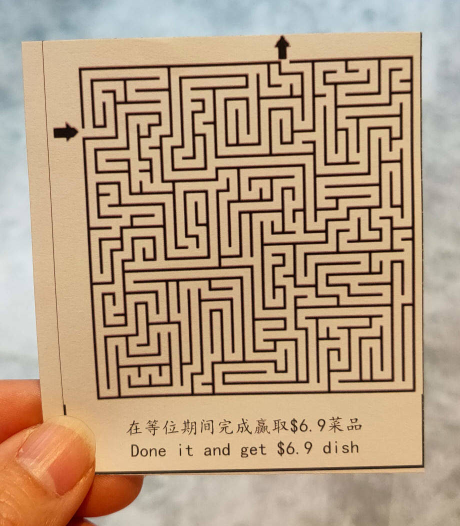
#> input picture mazes/maze.png, 920 x 1052 px (shown at 1/2 size)
$ python test.py
#> lines starting #> are read from the running program, lines starting #| are printed output that depends on the picture; after the words box and inside, x2 and y2 are one past the last pixel; in counts of white or black regions, pixels touching at a corner belong together
import cv2
import numpy as np
from matplotlib import pyplot as plt

def union(a,b):
    x = min(a[0], b[0])
    y = min(a[1], b[1])
    w = max(a[0]+a[2], b[0]+b[2]) - x
    h = max(a[1]+a[3], b[1]+b[3]) - y
    return (x, y, w, h)


# reading image
img = cv2.imread('mazes/maze.png')
#> img is the input picture: shape (1052, 920, 3); mean B, G, R 130.5, 157.8, 183.3
img = cv2.resize(img, (0, 0), fx=0.8, fy=0.8)
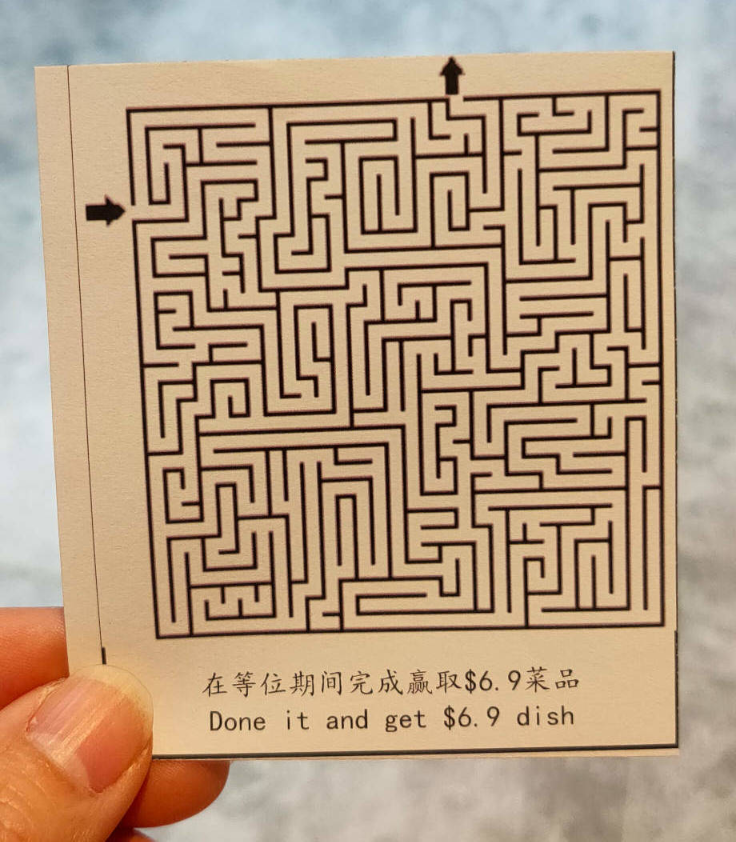
#> img: shape (842, 736, 3); mean B, G, R 130.5, 157.7, 183.2

# img = cv2.GaussianBlur(img, (9, 9), 0)
img = cv2.resize(img, (0, 0), fx=0.5, fy=0.5)
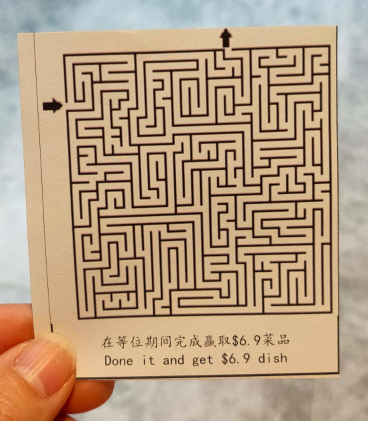
#> img: shape (421, 368, 3); mean B, G, R 130.6, 157.9, 183.3
gray = cv2.cvtColor(img, cv2.COLOR_BGR2GRAY)
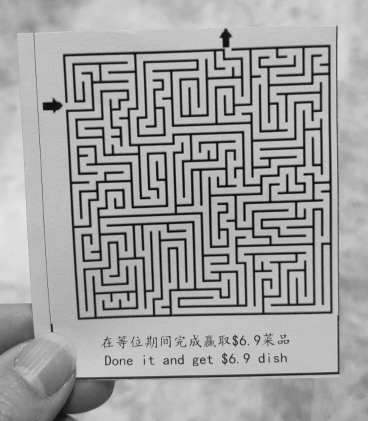
#> gray: shape (421, 368); min 5, max 230, mean 162.4

# setting threshold of gray image
_, threshold = cv2.threshold(gray, 127, 255, cv2.THRESH_BINARY)
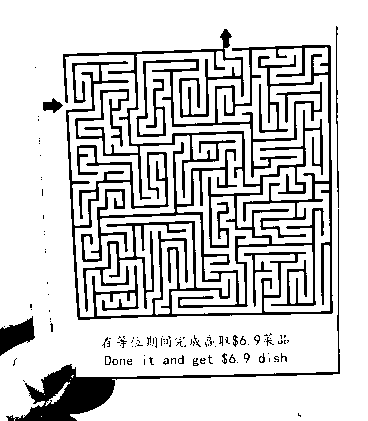
#> threshold: shape (421, 368); 82.2% white; 119 black regions (96 under 20 px)
cv2.imshow("window", threshold)
cv2.waitKey(0)

# using a findContours() function
contours, _ = cv2.findContours(
    threshold, cv2.RETR_TREE, cv2.CHAIN_APPROX_SIMPLE)
#> contours = 175 contours, 145 with area under 20; largest, box (x1, y1, x2, y2) and area: (0, 0, 368, 421) 148844, (65, 44, 334, 321) 17036, (62, 28, 325, 309) 12682, (335, 25, 340, 209) 410, (42, 97, 64, 114) 194

cnt = sorted(contours, key=cv2.contourArea, reverse=True)
#> cnt has the same summary as contours
cnt = cnt[1:]
#> cnt = 174 contours, 145 with area under 20; largest, box (x1, y1, x2, y2) and area: (65, 44, 334, 321) 17036, (62, 28, 325, 309) 12682, (335, 25, 340, 209) 410, (42, 97, 64, 114) 194, (45, 382, 70, 406) 95

for contour in cnt:
    tmp = cv2.drawContours(img.copy(), [contour], 0, (0, 0, 255), 5)
    cv2.imshow("window", tmp)
    print(cv2.contourArea(contour))
    cv2.waitKey(0)
#> this loop made 174 passes
#| 17036.0
#| 12682.0
#| 410.0
#| 193.5
#| 95.0
#| 64.0
#| 53.0
#| 48.5
#> (further printed lines are left out)
#> pass 1, `tmp = cv2.drawContours(img.copy(), [contour], 0, (0, 0, 255), 5)`:
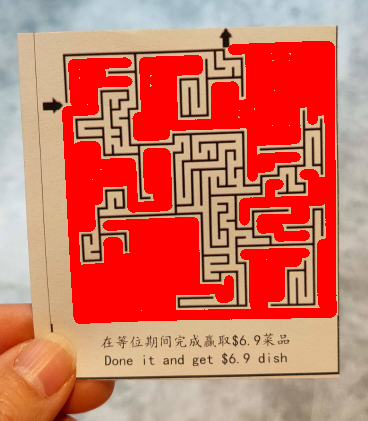
#> tmp: shape (421, 368, 3); mean B, G, R 98.1, 116, 207.2
#> pass 2, `tmp = cv2.drawContours(img.copy(), [contour], 0, (0, 0, 255), 5)`:
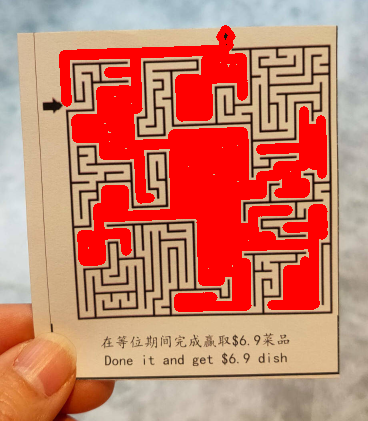
#> tmp: shape (421, 368, 3); mean B, G, R 106.3, 126.7, 201.3


cv2.imshow('shapes', img)
cv2.imwrite("contours.png", img)

cv2.waitKey(0)
cv2.destroyAllWindows()
